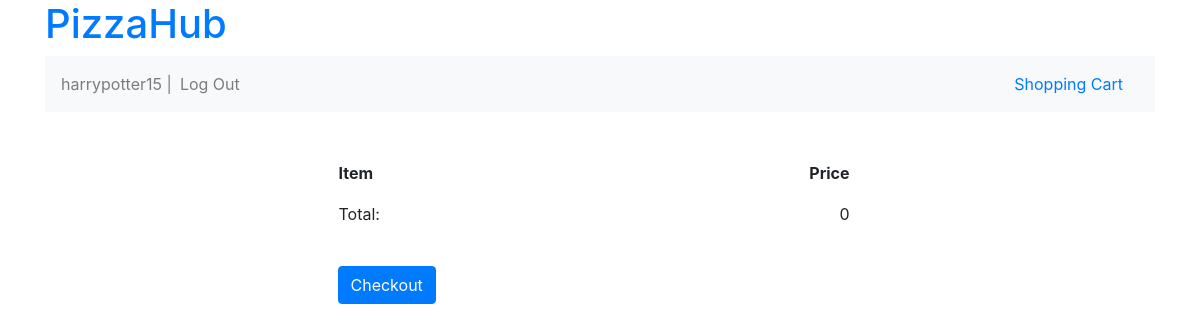
The app's page /shoppingcart/ (signed in), older data.
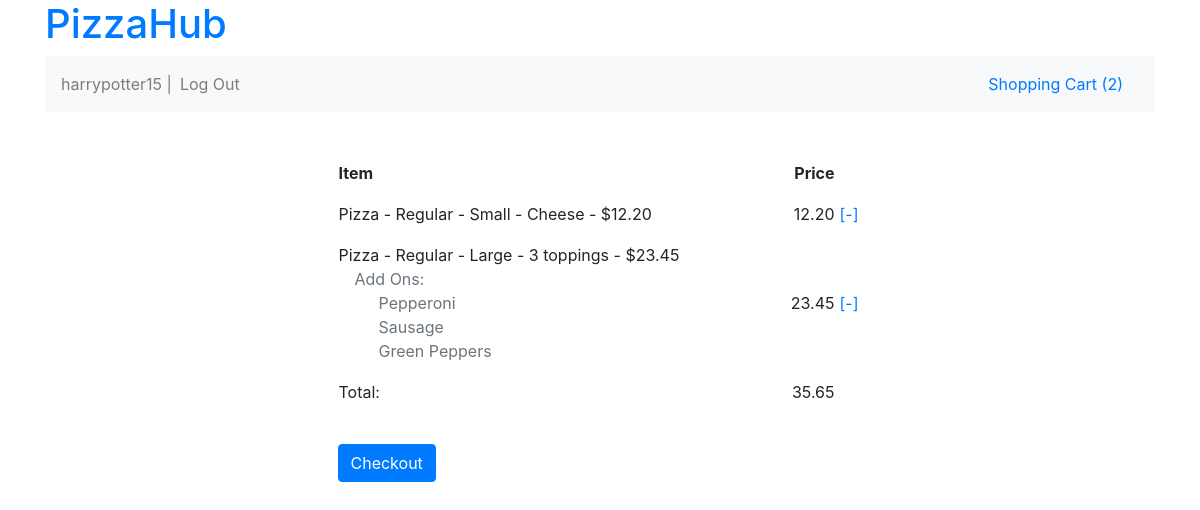
The same page, newer data.
### orders/models.py (models this page shows, shortened)
class ShoppingCart (models.Model):
	user = models.ForeignKey(User, on_delete=models.CASCADE);
	total_cost = models.DecimalField(max_digits=5, default = Decimal('0.00'),decimal_places=2,validators=[MinValueValidator(Decimal('0.00'))]);
	def total_cost_dollars(self):
		return "$ %.2f" % float(self.total_cost) if self.total_cost else 0;
	total_cost_dollars.short_description = "Total Cost"
	ORDER_STATUS_POSS = (
		('0', "In Process"),
		('1', "Order Placed"),
	);
	order_status = models.CharField(max_length=1, choices = ORDER_STATUS_POSS, default = '0', verbose_name="Order Status");
	conf_num = models.IntegerField(blank=True, null=True, verbose_name="Order Confirmation #");
	checkout_time = models.DateTimeField(blank=True, null=True, verbose_name="Time Order Placed");
	class Meta:
		verbose_name = "Shopping Cart"
	def save(self):
		total = Decimal(0);
		shopping_cart_items = OrderItem.objects.filter(shopping_cart=self);
		for item in shopping_cart_items:
			total = total + item.final_price;
		self.total_cost = Decimal(total);
		super(ShoppingCart, self).save()

class OrderItem (models.Model):
	menu_item = models.ForeignKey(MenuItem, on_delete=models.CASCADE);
	final_price = models.DecimalField(max_digits=5, decimal_places=2,validators=[MinValueValidator(Decimal('0.00'))]);
	def final_price_dollars(self):
		return "$ %.2f" % float(self.final_price) if self.final_price else "$ 0.00";
	final_price_dollars.short_description = "Final Price"
	add_ons = models.CharField(blank=True, max_length=100); #list of add ons for pizza or subs, separated by commas, can be blank
	def get_add_ons_list(self):
		if(self.add_ons.split(',')==['']):
			return [];
		return self.add_ons.split(',');
	shopping_cart = models.ForeignKey(ShoppingCart, on_delete=models.CASCADE);

class MenuItem(models.Model):
	item_type = models.CharField(max_length=3, choices = ITEM_TYPE_CHOICES, default = PIZZA);
	item_name = models.CharField(max_length=100);
	price = models.DecimalField(max_digits=5, decimal_places=2,validators=[MinValueValidator(Decimal('0.00'))])
	def __str__(self):
		def pizzaToString():
			return self.pizzamenuitem.__str__();
		def subToString():
			return self.submenuitem.__str__();
		def platterToString():
			return self.plattermenuitem.__str__();
		def saladToString():
			return self.saladmenuitem.__str__();
		def pastaToString():
			return self.pastamenuitem.__str__();
		def defaultToString():
			return str(f"{self.get_item_type_display()} - {self.item_name} - ${self.price}");
		switcher = {
			PIZZA: pizzaToString,
			SUB: subToString,
			PLATTER: platterToString,
			SALAD: saladToString,
			PASTA: pastaToString,
		}
		return switcher.get(self.item_type, defaultToString)();
	class Meta:
			verbose_name = "Menu Item"

class PizzaMenuItem(MenuItem):
	REGULAR = 'Regular'
	SICILIAN = 'Sicilian'
	PIZZA_TYPE_CHOICES = (
		(REGULAR, "Regular"),
		(SICILIAN, "Sicilian"),
	)
	TOPPING_SEL_CHOICES = (
		('0', "Cheese"),
		('1',"1 topping"),
		('2',"2 toppings"),
		('3',"3 toppings"),
		('4',"Special")
	)
	pizza_type = models.CharField(max_length=100, choices = PIZZA_TYPE_CHOICES, default = REGULAR)
	size = models.CharField(max_length=1, choices = SIZE_CHOICES, default = SMALL)
	topping_sel = models.CharField(max_length=1, choices = TOPPING_SEL_CHOICES, default = '0', verbose_name="Topping Selection")
	def __str__(self):
		return str(f"{self.get_item_type_display()} - {self.item_name} - {self.get_size_display()} - {self.pizzamenuitem.get_topping_sel_display()} - ${self.price}");
	class Meta:
			verbose_name = "Pizza Menu Item"

### orders/views.py (the view)
# urls.py: path("shoppingcart/", views.shopping_cart, name="shopping_cart"),
def shopping_cart(request):
	if request.user.is_authenticated:
		shopping_cart= get_current_shopping_cart(request);
		shopping_cart_items = OrderItem.objects.filter(shopping_cart=shopping_cart);
		context = {
			'shopping_cart': shopping_cart,
			'shopping_cart_items': shopping_cart_items,
		}
		template = loader.get_template('orders/cart.html')
		return HttpResponse(template.render(context, request));
	else:
		return HttpResponseRedirect(reverse("orders:index"))

### orders/views.py (called while the page is built)
def get_current_shopping_cart(request):
	if request.user.is_authenticated:
		cart_query = ShoppingCart.objects.filter(user = request.user, order_status='0');
		if len(cart_query)==0:
			new_cart = ShoppingCart(user=request.user);
			new_cart.save();
			return new_cart;
		else:
			return cart_query.get();
	else:
		return 'NO_USER_LOGGED_IN'

### orders/templates/orders/cart.html (shortened to what this page needs)
{% extends "orders/base.html" %}
{% block body %}
<div class="container col-6">
<form action="{% url 'orders:check_out' %}" method="post">
	<table width="100%">
		<tbody>
			<tr>
				<th>Item</th>
				<th style="text-align:right">Price</th>
				<th></th>
			</tr>
				{% for item in shopping_cart_items %}
				<tr>
					<td name = "item">{{item.menu_item}}
						{% if item.get_add_ons_list|length > 0 %}
						<p class="text-secondary" style="margin-bottom:0;text-indent:1em">Add Ons:</p>
							<ul class="text-secondary" style="margin-bottom:0;list-style: none">
								{% for add_on in item.get_add_ons_list %}
									<li>{{ add_on }}</li>
								{% endfor %}</ul>
						{% endif %}
					</td>
					<td style="text-align:right">{{item.final_price}}</td><td style="text-align:center"> <a href="" class="removeItem" id="{{item.id}}">[-]</a></td>
				</tr>
				{% endfor %}
				<tr>
					<td>Total: </td><td id="total-cost" style="text-align:right">{{shopping_cart.total_cost}}</td><td></td>
				</tr>
		</tbody>
	</table>
	<br>
	<button class="btn btn-primary" type="submit" name="submit">Checkout</button>
</form>
</div>
{% endblock %}

### orders/templates/orders/base.html (shortened to what this page needs)
<!DOCTYPE html>
<html>
    <head>
      {% load static %}
    	<link rel="stylesheet" href="https://stackpath.bootstrapcdn.com/bootstrap/4.1.3/css/bootstrap.min.css">
    </head>
    <body>
    	<div class="container">
            <a id="title" href="{% url 'orders:index' %}"><h1>PizzaHub</h1></a>
            <nav class="navbar navbar-expand-lg navbar-light bg-light mb-5 justify-content-between">
                   <ul class="navbar-nav ">
                      {% if user.is_authenticated %}
                      <li class="navbar-text">
                          {{ user.username }} |
                      </li>
                      <li class="nav-item">
                          <a href="{% url 'orders:logout' %}" class="nav-link">Log Out</a>
                      </li>
                      {% endif %}
                    </ul>
                    <div class="nav-item">
                      <a href="{% url 'orders:shopping_cart' %}" class="nav-link">Shopping Cart <span id="num-cart-items">{% if shopping_cart %}{% if shopping_cart_items|length > 0 %}({{shopping_cart_items|length}}){% endif %}{% endif %}</span></a>
                    </div>
            </nav>
            {% block body %}
        	{% endblock %}
        </div>
    </body>
</html>

### orders/templates/orders/cart.html (style rules this page uses)
td, th { padding-bottom:1em; }

Row changes from the older to the newer data that the page shows:
added OrderItem: menu_item "Pizza - Regular - Small - Cheese - $12.20", final_price "12.20"
added OrderItem: menu_item "Pizza - Regular - Large - 3 toppings - $23.45", get_add_ons_list "Pepperoni" "Sausage" "Green Peppers", final_price "23.45"
computed for ShoppingCart: total_cost "0" → "35.65"
Text that changed along with them:
{{ shopping_cart_items|length }}: (not shown) → "2"
